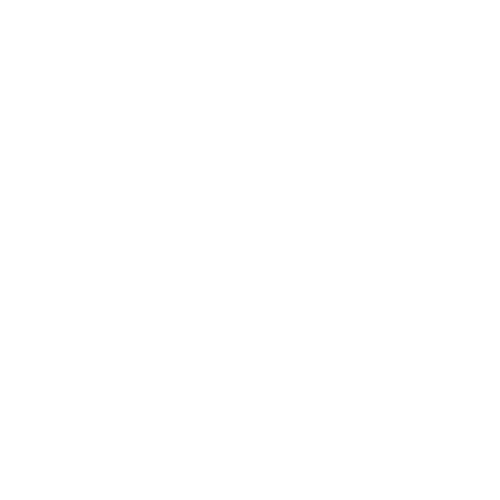
Frame 1 (no input)
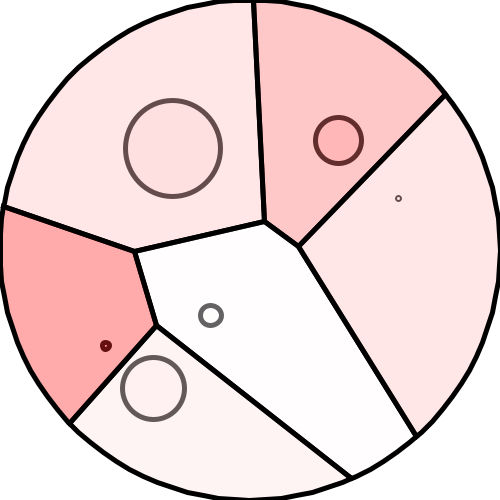
Frame 60 (the mouse pressed at the canvas centre just before this capture)
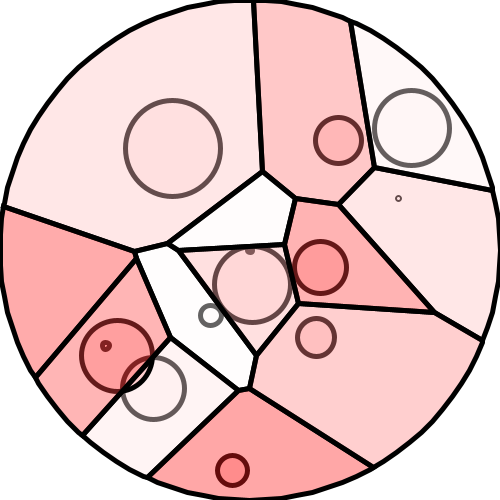
Frame 120 (the mouse held since frame 60 and released just before this capture)

The Processing sketch that drew these frames (run headless with seeded random() and noise(); from frame 60 on, the mouse is pressed at the canvas centre):

// Processing sketch: SimplePowerDiagram
// ── SimplePowerDiagram.pde
//based on this code https://github.com/elemel/empower
//we can calculate voronoi diagram in convex polygon
float basehue;
PowerDiagram pd;
int n = 100;

void setup(){
  size(500, 500);
  //fullScreen();
  colorMode(HSB, 360, 100, 100);
  Polygon basePolygon = new Polygon();
  for(int i=0; i<n; i++){
    float theta = map(i, 0, n, 0, TWO_PI);
    basePolygon.vertices.add(PVector.fromAngle(theta).mult(height/2).add(width/2, height/2));
  }
  pd = new PowerDiagram(basePolygon);
  
  strokeWeight(5);
}

void draw(){
  background(360);
  if(frameCount % 10 == 0){//circle sampling
    pd.addCircle(new Circle(PVector.fromAngle(random(TWO_PI)).mult(sqrt(random(1))*height/2).add(width/2, height/2), random(50)));
  }
  
  pd.show();
}

void keyPressed(){
  if(key == 'r'){
    basehue = random(360);
    Polygon basePolygon = new Polygon();
    for(int i=0; i<n; i++){
      float theta = map(i, 0, n, 0, TWO_PI);
      basePolygon.vertices.add(PVector.fromAngle(theta).mult(height/2).add(width/2, height/2));
    }
    pd = new PowerDiagram(basePolygon);
  }
}

void mousePressed(){
  pd.addCircle(new Circle(new PVector(mouseX, mouseY), random(50)));
}

// ── Circle.pde
class Circle{
  PVector center;
  float r;
  Polygon polygon;
  boolean disable;
  color col;
  
  Circle(PVector center, float r){
    this.col = color(basehue, random(100), 100);
    this.center = center;
    this.r = r;
  }
  
  PVector[] getRadicalAxis(Circle other){
    PVector dir = PVector.sub(other.center, center);
    float dist = dir.mag();
    dir.div(dist);//same as normalize
    float dist1;
    
    if (r == other.r){
      dist1 = dist / 2;
    }else{
      dist1 = (dist*dist + r*r - other.r*other.r) / (2*dist);
    }
    
    PVector[] result = new PVector[2];
    result[0] = PVector.add(center, PVector.mult(dir, dist1));
    result[1] = new PVector(result[0].x - dir.y, result[0].y + dir.x);
    return result;
  }
  
  void show(){
    if(disable)fill(0, 50);
    else fill(col, 50);
    ellipse(center.x, center.y, r*2, r*2);
    fill(col, 100);
    polygon.show();
  }
}

// ── Polygon.pde
class Polygon{//calculate cell like cutting off the protruding part. 
  ArrayList<PVector> vertices = new ArrayList<PVector>();
  
  Polygon(){}
  
  Polygon(ArrayList<PVector> vertices){
    this.vertices = vertices;
  }
  
  Polygon clone(){
    return new Polygon(vertices);
  }
  
  void clip(PVector A, PVector B){//clip with AB
    ArrayList<PVector> Nvertices = new ArrayList<PVector>();//new vertices
    if(vertices.size() != 0){
    PVector prevV = vertices.get(vertices.size()-1);//previous point(start of testing edge)
    
    for(int i=0; i<vertices.size(); i++){
      PVector v = vertices.get(i);//end of testing edge
      
      if(isPointInside(v, A, B)){
        if(!isPointInside(prevV, A, B)){//when across line
          PVector ipos = intersection(prevV, v, A, B);
          Nvertices.add(ipos);
        }
        Nvertices.add(v);
      }else{
        if(isPointInside(prevV, A, B)){//when across line
          PVector ipos = intersection(prevV, v, A, B);
          Nvertices.add(ipos);
        }
      }
      prevV = v;
    }
    vertices = Nvertices;
    }
  }
  
  PVector intersection(PVector s1, PVector e1, PVector s2, PVector e2){
    float div = (s1.x - e1.x) * (s2.y - e2.y) - (s1.y - e1.y) * (s2.x - e2.x);
    float x = (s1.x * e1.y - s1.y * e1.x) * (s2.x - e2.x) - (s1.x - e1.x) * (s2.x * e2.y - s2.y * e2.x);
    float y = (s1.x * e1.y - s1.y * e1.x) * (s2.y - e2.y) - (s1.y - e1.y) * (s2.x * e2.y - s2.y * e2.x);
    return new PVector(x/div, y/div);
  }
  
  boolean isPointInside(PVector P, PVector A, PVector B){//calculate point in polygon by calculating which side of AB(foreach edge)
    return (P.x - A.x) * (B.y - A.y) - (P.y - A.y) * (B.x - A.x) < 0;
  }
  
  void show(){
    beginShape();
    for(PVector v : vertices){
      vertex(v.x, v.y);
    }
    endShape(CLOSE);
  }
}

// ── Power_Diagram.pde
class PowerDiagram{
  ArrayList<Circle> circles = new ArrayList<Circle>();
  Polygon basePolygon;
  
  PowerDiagram(Polygon polygon){
    this.basePolygon = polygon;
  }
  
  PowerDiagram(){//basePolygon is fullscreen
    basePolygon = new Polygon();
    basePolygon.vertices.add(new PVector(0, 0));
    basePolygon.vertices.add(new PVector(width, 0));
    basePolygon.vertices.add(new PVector(width, height));
    basePolygon.vertices.add(new PVector(0, height));
  }
  
  void addCircle(Circle target){
    target.polygon = basePolygon.clone();
    for(int i=0; i<circles.size(); i++){
      Circle circle = circles.get(i);
      if(circle != null){
        PVector[] radAxis = circle.getRadicalAxis(target);//calculate mid axis or axis that passing trough intersection of two circle
        target.polygon.clip(radAxis[1], radAxis[0]);//det by nd
        circle.polygon.clip(radAxis[0], radAxis[1]);
        
        if(circle.polygon.vertices.size() < 3){
          circles.get(i).disable = true;
        }
      }
    }
    if(target.polygon.vertices.size() < 3){
      target.disable = true;
    }
    circles.add(target);
  }
  
  void show(){
    for(Circle c : circles){
      if(c != null)c.show();
    }
  }
}
